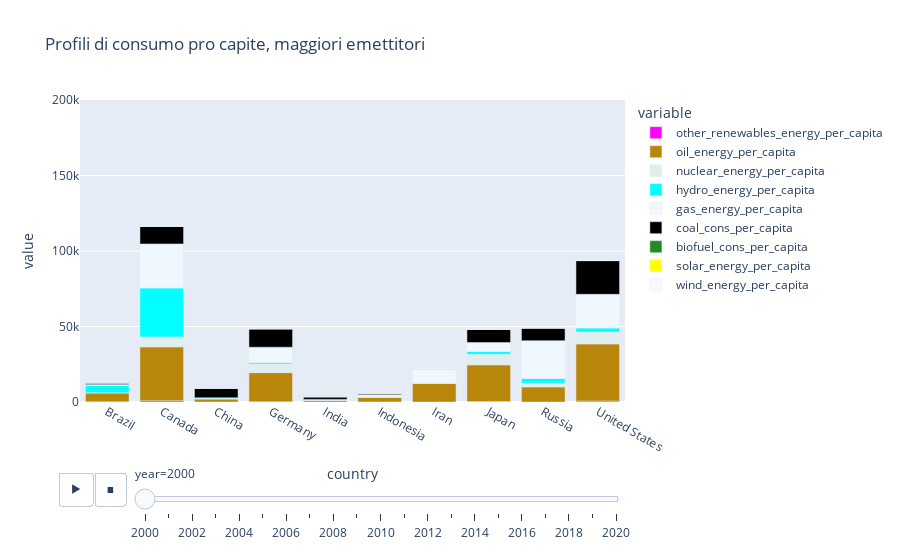

The notebook cell this image was saved under:
### Markdown cell above
Come possiamo vedere Cina e Stati Uniti sono in testa alla classifica con i più alti livelli di emissioni di gas serra.
Ora andremo ad analizzare i profili di consumo pro capite per ciascuna regione analizzata

### Code cell
consumptionpersource=energyConsumption.copy()
consumptionpersource=consumptionpersource.iloc[:, [1, 2, 17, 25, 56, 65, 73, 80, 87, 96, 106, 113, 121]]
consumptionpersource=consumptionpersource.fillna(method='ffill').fillna(method='bfill')
consumptionpersource=consumptionpersource[consumptionpersource['year']>=2000]
consumptionpersource['year']=pd.to_datetime(consumptionpersource['year'], format='%Y')
consumptionpersource['year']=consumptionpersource['year'].dt.year
consumptionpersource=consumptionpersource[consumptionpersource['country'].isin(t)]

fig = px.bar(consumptionpersource, 
             x="country", y=['other_renewables_energy_per_capita', 'oil_energy_per_capita', 'nuclear_energy_per_capita', 'hydro_energy_per_capita',
                             'gas_energy_per_capita','coal_cons_per_capita', 'biofuel_cons_per_capita','solar_energy_per_capita', 'wind_energy_per_capita'], 
             title="Profili di consumo pro capite, maggiori emettitori",
             color_discrete_map={
                'coal_cons_per_capita':'black',
                'gas_energy_per_capita': '#F0F8FF',
                'oil_energy_per_capita': "#B8860B",
                'nuclear_energy_per_capita': "#E0EEEE",
                'hydro_energy_per_capita': "#00FFFF",
                'biofuel_cons_per_capita': '#228B22',
                'solar_energy_per_capita': '#FFFF00', 
                'wind_energy_per_capita':'#F8F8FF',
                'other_renewables_energy_per_capita': "magenta"}, 
             animation_frame="year", 
             animation_group="country",                         
             range_y=[0, 200000])
plt.tight_layout()
fig.show()

### Figure 1 — Plotly figure (JSON) as saved in the notebook; plotly's stock layout.template omitted (floating-point values rounded to 4 significant figures)
{"data": [{"alignmentgroup": "True", "hovertemplate": "variable=other_renewables_energy_per_capita<br>year=2000<br>country=%{x}<br>value=%{y}<extra></extra>", "ids": ["Brazil", "Canada", "China", "Germany", "India", "Indonesia", "Iran", "Japan", "Russia", "United States"], "legendgroup": "other_renewables_energy_per_capita", "marker": {"color": "magenta", "pattern": {"shape": ""}}, "name": "other_renewables_energy_per_capita", "offsetgroup": "other_renewables_energy_per_capita", "orientation": "v", "showlegend": true, "textposition": "auto", "type": "bar", "x": ["Brazil", "Canada", "China", "Germany", "India", "Indonesia", "Iran", "Japan", "Russia", "United States"], "xaxis": "x", "y": [124.8, 809.8, 5.461, 161.4, 4.433, 63.99, 0, 350.9, 1.501, 656.5], "yaxis": "y"}, {"alignmentgroup": "True", "hovertemplate": "variable=oil_energy_per_capita<br>year=2000<br>country=%{x}<br>value=%{y}<extra></extra>", "ids": ["Brazil", "Canada", "China", "Germany", "India", "Indonesia", "Iran", "Japan", "Russia", "United States"], "legendgroup": "oil_energy_per_capita", "marker": {"color": "#B8860B", "pattern": {"shape": ""}}, "name": "oil_energy_per_capita", "offsetgroup": "oil_energy_per_capita", "orientation": "v", "showlegend": true, "textposition": "auto", "type": "bar", "x": ["Brazil", "Canada", "China", "Germany", "India", "Indonesia", "Iran", "Japan", "Russia", "United States"], "xaxis": "x", "y": [5915.0, 35720.0, 2062.0, 19290.0, 1205.0, 3117.0, 12340.0, 24270.0, 10010.0, 37820.0], "yaxis": "y"}, {"alignmentgroup": "True", "hovertemplate": "variable=nuclear_energy_per_capita<br>year=2000<br>country=%{x}<br>value=%{y}<extra></extra>", "ids": ["Brazil", "Canada", "China", "Germany", "India", "Indonesia", "Iran", "Japan", "Russia", "United States"], "legendgroup": "nuclear_energy_per_capita", "marker": {"color": "#E0EEEE", "pattern": {"shape": ""}}, "name": "nuclear_energy_per_capita", "offsetgroup": "nuclear_energy_per_capita", "orientation": "v", "showlegend": true, "textposition": "auto", "type": "bar", "x": ["Brazil", "Canada", "China", "Germany", "India", "Indonesia", "Iran", "Japan", "Russia", "United States"], "xaxis": "x", "y": [96.08, 6565.0, 36.02, 5788.0, 41.46, 0, 0, 6951.0, 2480.0, 7825.0], "yaxis": "y"}, {"alignmentgroup": "True", "hovertemplate": "variable=hydro_energy_per_capita<br>year=2000<br>country=%{x}<br>value=%{y}<extra></extra>", "ids": ["Brazil", "Canada", "China", "Germany", "India", "Indonesia", "Iran", "Japan", "Russia", "United States"], "legendgroup": "hydro_energy_per_capita", "marker": {"color": "#00FFFF", "pattern": {"shape": ""}}, "name": "hydro_energy_per_capita", "offsetgroup": "hydro_energy_per_capita", "orientation": "v", "showlegend": true, "textposition": "auto", "type": "bar", "x": ["Brazil", "Canada", "China", "Germany", "India", "Indonesia", "Iran", "Japan", "Russia", "United States"], "xaxis": "x", "y": [4838.0, 32400.0, 478.7, 848.6, 202.4, 131.5, 160.0, 1840.0, 3113.0, 2690.0], "yaxis": "y"}, {"alignmentgroup": "True", "hovertemplate": "variable=gas_energy_per_capita<br>year=2000<br>country=%{x}<br>value=%{y}<extra></extra>", "ids": ["Brazil", "Canada", "China", "Germany", "India", "Indonesia", "Iran", "Japan", "Russia", "United States"], "legendgroup": "gas_energy_per_capita", "marker": {"color": "#F0F8FF", "pattern": {"shape": ""}}, "name": "gas_energy_per_capita", "offsetgroup": "gas_energy_per_capita", "orientation": "v", "showlegend": true, "textposition": "auto", "type": "bar", "x": ["Brazil", "Canada", "China", "Germany", "India", "Indonesia", "Iran", "Japan", "Russia", "United States"], "xaxis": "x", "y": [555.2, 29170.0, 191.4, 10190.0, 240.0, 1560.0, 9058.0, 5933.0, 25010.0, 22310.0], "yaxis": "y"}, {"alignmentgroup": "True", "hovertemplate": "variable=coal_cons_per_capita<br>year=2000<br>country=%{x}<br>value=%{y}<extra></extra>", "ids": ["Brazil", "Canada", "China", "Germany", "India", "Indonesia", "Iran", "Japan", "Russia", "United States"], "legendgroup": "coal_cons_per_capita", "marker": {"color": "black", "pattern": {"shape": ""}}, "name": "coal_cons_per_capita", "offsetgroup": "coal_cons_per_capita", "orientation": "v", "showlegend": true, "textposition": "auto", "type": "bar", "x": ["Brazil", "Canada", "China", "Germany", "India", "Indonesia", "Iran", "Japan", "Russia", "United States"], "xaxis": "x", "y": [864.9, 11630.0, 6363.0, 12190.0, 1809.0, 723.7, 231.0, 8709.0, 8402.0, 22320.0], "yaxis": "y"}, {"alignmentgroup": "True", "hovertemplate": "variable=biofuel_cons_per_capita<br>year=2000<br>country=%{x}<br>value=%{y}<extra></extra>", "ids": ["Brazil", "Canada", "China", "Germany", "India", "Indonesia", "Iran", "Japan", "Russia", "United States"], "legendgroup": "biofuel_cons_per_capita", "marker": {"color": "#228B22", "pattern": {"shape": ""}}, "name": "biofuel_cons_per_capita", "offsetgroup": "biofuel_cons_per_capita", "orientation": "v", "showlegend": true, "textposition": "auto", "type": "bar", "x": ["Brazil", "Canada", "China", "Germany", "India", "Indonesia", "Iran", "Japan", "Russia", "United States"], "xaxis": "x", "y": [387.3, 0, 0, 31.56, 0.272, 0, 0, 0, 0, 138.7], "yaxis": "y"}, {"alignmentgroup": "True", "hovertemplate": "variable=solar_energy_per_capita<br>year=2000<br>country=%{x}<br>value=%{y}<extra></extra>", "ids": ["Brazil", "Canada", "China", "Germany", "India", "Indonesia", "Iran", "Japan", "Russia", "United States"], "legendgroup": "solar_energy_per_capita", "marker": {"color": "#FFFF00", "pattern": {"shape": ""}}, "name": "solar_energy_per_capita", "offsetgroup": "solar_energy_per_capita", "orientation": "v", "showlegend": true, "textposition": "auto", "type": "bar", "x": ["Brazil", "Canada", "China", "Germany", "India", "Indonesia", "Iran", "Japan", "Russia", "United States"], "xaxis": "x", "y": [0, 1.491, 0.047, 2.047, 0.019, 0, 0, 7.494, 0, 5.113], "yaxis": "y"}, {"alignmentgroup": "True", "hovertemplate": "variable=wind_energy_per_capita<br>year=2000<br>country=%{x}<br>value=%{y}<extra></extra>", "ids": ["Brazil", "Canada", "China", "Germany", "India", "Indonesia", "Iran", "Japan", "Russia", "United States"], "legendgroup": "wind_energy_per_capita", "marker": {"color": "#F8F8FF", "pattern": {"shape": ""}}, "name": "wind_energy_per_capita", "offsetgroup": "wind_energy_per_capita", "orientation": "v", "showlegend": true, "textposition": "auto", "type": "bar", "x": ["Brazil", "Canada", "China", "Germany", "India", "Indonesia", "Iran", "Japan", "Russia", "United States"], "xaxis": "x", "y": [0.016, 23.98, 1.27, 324.6, 4.159, 0, 1.545, 2.374, 0.036, 55.71], "yaxis": "y"}], "layout": {"barmode": "relative", "legend": {"title": {"text": "variable"}, "tracegroupgap": 0}, "sliders": [{"active": 0, "currentvalue": {"prefix": "year="}, "len": 0.9, "pad": {"b": 10, "t": 60}, "steps": [{"args": [["2000"], {"frame": {"duration": 0, "redraw": true}, "fromcurrent": true, "mode": "immediate", "transition": {"duration": 0, "easing": "linear"}}], "label": "2000", "method": "animate"}, {"args": [["2001"], {"frame": {"duration": 0, "redraw": true}, "fromcurrent": true, "mode": "immediate", "transition": {"duration": 0, "easing": "linear"}}], "label": "2001", "method": "animate"}, {"args": [["2002"], {"frame": {"duration": 0, "redraw": true}, "fromcurrent": true, "mode": "immediate", "transition": {"duration": 0, "easing": "linear"}}], "label": "2002", "method": "animate"}, {"args": [["2003"], {"frame": {"duration": 0, "redraw": true}, "fromcurrent": true, "mode": "immediate", "transition": {"duration": 0, "easing": "linear"}}], "label": "2003", "method": "animate"}, {"args": [["2004"], {"frame": {"duration": 0, "redraw": true}, "fromcurrent": true, "mode": "immediate", "transition": {"duration": 0, "easing": "linear"}}], "label": "2004", "method": "animate"}, {"args": [["2005"], {"frame": {"duration": 0, "redraw": true}, "fromcurrent": true, "mode": "immediate", "transition": {"duration": 0, "easing": "linear"}}], "label": "2005", "method": "animate"}, {"args": [["2006"], {"frame": {"duration": 0, "redraw": true}, "fromcurrent": true, "mode": "immediate", "transition": {"duration": 0, "easing": "linear"}}], "label": "2006", "method": "animate"}, {"args": [["2007"], {"frame": {"duration": 0, "redraw": true}, "fromcurrent": true, "mode": "immediate", "transition": {"duration": 0, "easing": "linear"}}], "label": "2007", "method": "animate"}, {"args": [["2008"], {"frame": {"duration": 0, "redraw": true}, "fromcurrent": true, "mode": "immediate", "transition": {"duration": 0, "easing": "linear"}}], "label": "2008", "method": "animate"}, {"args": [["2009"], {"frame": {"duration": 0, "redraw": true}, "fromcurrent": true, "mode": "immediate", "transition": {"duration": 0, "easing": "linear"}}], "label": "2009", "method": "animate"}, {"args": [["2010"], {"frame": {"duration": 0, "redraw": true}, "fromcurrent": true, "mode": "immediate", "transition": {"duration": 0, "easing": "linear"}}], "label": "2010", "method": "animate"}, {"args": [["2011"], {"frame": {"duration": 0, "redraw": true}, "fromcurrent": true, "mode": "immediate", "transition": {"duration": 0, "easing": "linear"}}], "label": "2011", "method": "animate"}, {"args": [["2012"], {"frame": {"duration": 0, "redraw": true}, "fromcurrent": true, "mode": "immediate", "transition": {"duration": 0, "easing": "linear"}}], "label": "2012", "method": "animate"}, {"args": [["2013"], {"frame": {"duration": 0, "redraw": true}, "fromcurrent": true, "mode": "immediate", "transition": {"duration": 0, "easing": "linear"}}], "label": "2013", "method": "animate"}, {"args": [["2014"], {"frame": {"duration": 0, "redraw": true}, "fromcurrent": true, "mode": "immediate", "transition": {"duration": 0, "easing": "linear"}}], "label": "2014", "method": "animate"}, {"args": [["2015"], {"frame": {"duration": 0, "redraw": true}, "fromcurrent": true, "mode": "immediate", "transition": {"duration": 0, "easing": "linear"}}], "label": "2015", "method": "animate"}, {"args": [["2016"], {"frame": {"duration": 0, "redraw": true}, "fromcurrent": true, "mode": "immediate", "transition": {"duration": 0, "easing": "linear"}}], "label": "2016", "method": "animate"}, {"args": [["2017"], {"frame": {"duration": 0, "redraw": true}, "fromcurrent": true, "mode": "immediate", "transition": {"duration": 0, "easing": "linear"}}], "label": "2017", "method": "animate"}, {"args": [["2018"], {"frame": {"duration": 0, "redraw": true}, "fromcurrent": true, "mode": "immediate", "transition": {"duration": 0, "easing": "linear"}}], "label": "2018", "method": "animate"}, {"args": [["2019"], {"frame": {"duration": 0, "redraw": true}, "fromcurrent": true, "mode": "immediate", "transition": {"duration": 0, "easing": "linear"}}], "label": "2019", "method": "animate"}, {"args": [["2020"], {"frame": {"duration": 0, "redraw": true}, "fromcurrent": true, "mode": "immediate", "transition": {"duration": 0, "easing": "linear"}}], "label": "2020", "method": "animate"}], "x": 0.1, "xanchor": "left", "y": 0, "yanchor": "top"}], "title": {"text": "Profili di consumo pro capite, maggiori emettitori"}, "updatemenus": [{"buttons": [{"args": [null, {"frame": {"duration": 500, "redraw": true}, "fromcurrent": true, "mode": "immediate", "transition": {"duration": 500, "easing": "linear"}}], "label": "&#9654;", "method": "animate"}, {"args": [[null], {"frame": {"duration": 0, "redraw": true}, "fromcurrent": true, "mode": "immediate", "transition": {"duration": 0, "easing": "linear"}}], "label": "&#9724;", "method": "animate"}], "direction": "left", "pad": {"r": 10, "t": 70}, "showactive": false, "type": "buttons", "x": 0.1, "xanchor": "right", "y": 0, "yanchor": "top"}], "xaxis": {"anchor": "y", "domain": [0, 1], "title": {"text": "country"}}, "yaxis": {"anchor": "x", "domain": [0, 1], "range": [0, 200000], "title": {"text": "value"}}}}
